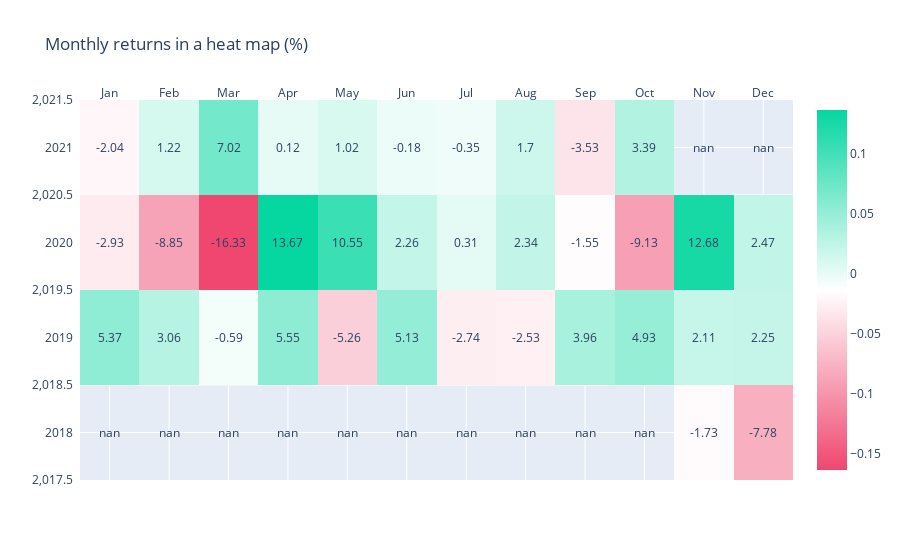

Here is the notebook cell this chart was saved with:
### Code cell
import plotly.graph_objects as go

months = ['Jan', 'Feb', 'Mar', 'Apr', 'May', 'Jun', 'Jul', 'Aug', 'Sep', 'Oct', 'Nov', 'Dec']
years = [i for i in np.arange(2018, 2021+1, 1)]
monthly_returns = monthly_return_etf

annotations = go.Annotations()
for n, row in enumerate(monthly_returns):
    for m, val in enumerate(row):
        annotations.append(go.Annotation(text=str(round(monthly_returns[n][m]*100,2)), x=months[m], y=years[n],
                                         xref='x1', yref='y1', showarrow=False))
colorscale = [[0, '#ef476f'], [0.5, 'white'], [1, '#06d6a0']]

trace = go.Heatmap(x=months, y=years, z=monthly_returns, colorscale=colorscale, showscale=True)

fig = go.Figure(data=go.Data([trace]))
fig['layout'].update(
    title="Monthly returns in a heat map (%)",
    annotations=annotations,
    xaxis=go.XAxis(ticks='', side='top'),
    yaxis=go.YAxis(ticks='', ticksuffix='  '),  # ticksuffix is a workaround to add a bit of padding
#     width=1200,
#     height=700,
    autosize=True
)

fig.show()

### Figure 1 — Plotly figure (JSON) as saved in the notebook; plotly's stock layout.template omitted (floating-point values rounded to 4 significant figures)
{"data": [{"colorscale": [[0, "#ef476f"], [0.5, "white"], [1, "#06d6a0"]], "showscale": true, "type": "heatmap", "x": ["Jan", "Feb", "Mar", "Apr", "May", "Jun", "Jul", "Aug", "Sep", "Oct", "Nov", "Dec"], "y": [2018, 2019, 2020, 2021], "z": [[null, null, null, null, null, null, null, null, null, null, -0.01732, -0.07778], [0.05372, 0.03056, -0.005911, 0.05551, -0.05258, 0.05126, -0.02738, -0.02532, 0.03963, 0.0493, 0.02107, 0.02252], [-0.02931, -0.08848, -0.1633, 0.1367, 0.1055, 0.02261, 0.003063, 0.02335, -0.01555, -0.09135, 0.1268, 0.02472], [-0.02039, 0.01224, 0.07022, 0.001245, 0.01018, -0.001816, -0.003474, 0.01696, -0.03531, 0.03389, null, null]]}], "layout": {"annotations": [{"showarrow": false, "text": "nan", "x": "Jan", "xref": "x", "y": 2018, "yref": "y"}, {"showarrow": false, "text": "nan", "x": "Feb", "xref": "x", "y": 2018, "yref": "y"}, {"showarrow": false, "text": "nan", "x": "Mar", "xref": "x", "y": 2018, "yref": "y"}, {"showarrow": false, "text": "nan", "x": "Apr", "xref": "x", "y": 2018, "yref": "y"}, {"showarrow": false, "text": "nan", "x": "May", "xref": "x", "y": 2018, "yref": "y"}, {"showarrow": false, "text": "nan", "x": "Jun", "xref": "x", "y": 2018, "yref": "y"}, {"showarrow": false, "text": "nan", "x": "Jul", "xref": "x", "y": 2018, "yref": "y"}, {"showarrow": false, "text": "nan", "x": "Aug", "xref": "x", "y": 2018, "yref": "y"}, {"showarrow": false, "text": "nan", "x": "Sep", "xref": "x", "y": 2018, "yref": "y"}, {"showarrow": false, "text": "nan", "x": "Oct", "xref": "x", "y": 2018, "yref": "y"}, {"showarrow": false, "text": "-1.73", "x": "Nov", "xref": "x", "y": 2018, "yref": "y"}, {"showarrow": false, "text": "-7.78", "x": "Dec", "xref": "x", "y": 2018, "yref": "y"}, {"showarrow": false, "text": "5.37", "x": "Jan", "xref": "x", "y": 2019, "yref": "y"}, {"showarrow": false, "text": "3.06", "x": "Feb", "xref": "x", "y": 2019, "yref": "y"}, {"showarrow": false, "text": "-0.59", "x": "Mar", "xref": "x", "y": 2019, "yref": "y"}, {"showarrow": false, "text": "5.55", "x": "Apr", "xref": "x", "y": 2019, "yref": "y"}, {"showarrow": false, "text": "-5.26", "x": "May", "xref": "x", "y": 2019, "yref": "y"}, {"showarrow": false, "text": "5.13", "x": "Jun", "xref": "x", "y": 2019, "yref": "y"}, {"showarrow": false, "text": "-2.74", "x": "Jul", "xref": "x", "y": 2019, "yref": "y"}, {"showarrow": false, "text": "-2.53", "x": "Aug", "xref": "x", "y": 2019, "yref": "y"}, {"showarrow": false, "text": "3.96", "x": "Sep", "xref": "x", "y": 2019, "yref": "y"}, {"showarrow": false, "text": "4.93", "x": "Oct", "xref": "x", "y": 2019, "yref": "y"}, {"showarrow": false, "text": "2.11", "x": "Nov", "xref": "x", "y": 2019, "yref": "y"}, {"showarrow": false, "text": "2.25", "x": "Dec", "xref": "x", "y": 2019, "yref": "y"}, {"showarrow": false, "text": "-2.93", "x": "Jan", "xref": "x", "y": 2020, "yref": "y"}, {"showarrow": false, "text": "-8.85", "x": "Feb", "xref": "x", "y": 2020, "yref": "y"}, {"showarrow": false, "text": "-16.33", "x": "Mar", "xref": "x", "y": 2020, "yref": "y"}, {"showarrow": false, "text": "13.67", "x": "Apr", "xref": "x", "y": 2020, "yref": "y"}, {"showarrow": false, "text": "10.55", "x": "May", "xref": "x", "y": 2020, "yref": "y"}, {"showarrow": false, "text": "2.26", "x": "Jun", "xref": "x", "y": 2020, "yref": "y"}, {"showarrow": false, "text": "0.31", "x": "Jul", "xref": "x", "y": 2020, "yref": "y"}, {"showarrow": false, "text": "2.34", "x": "Aug", "xref": "x", "y": 2020, "yref": "y"}, {"showarrow": false, "text": "-1.55", "x": "Sep", "xref": "x", "y": 2020, "yref": "y"}, {"showarrow": false, "text": "-9.13", "x": "Oct", "xref": "x", "y": 2020, "yref": "y"}, {"showarrow": false, "text": "12.68", "x": "Nov", "xref": "x", "y": 2020, "yref": "y"}, {"showarrow": false, "text": "2.47", "x": "Dec", "xref": "x", "y": 2020, "yref": "y"}, {"showarrow": false, "text": "-2.04", "x": "Jan", "xref": "x", "y": 2021, "yref": "y"}, {"showarrow": false, "text": "1.22", "x": "Feb", "xref": "x", "y": 2021, "yref": "y"}, {"showarrow": false, "text": "7.02", "x": "Mar", "xref": "x", "y": 2021, "yref": "y"}, {"showarrow": false, "text": "0.12", "x": "Apr", "xref": "x", "y": 2021, "yref": "y"}, {"showarrow": false, "text": "1.02", "x": "May", "xref": "x", "y": 2021, "yref": "y"}, {"showarrow": false, "text": "-0.18", "x": "Jun", "xref": "x", "y": 2021, "yref": "y"}, {"showarrow": false, "text": "-0.35", "x": "Jul", "xref": "x", "y": 2021, "yref": "y"}, {"showarrow": false, "text": "1.7", "x": "Aug", "xref": "x", "y": 2021, "yref": "y"}, {"showarrow": false, "text": "-3.53", "x": "Sep", "xref": "x", "y": 2021, "yref": "y"}, {"showarrow": false, "text": "3.39", "x": "Oct", "xref": "x", "y": 2021, "yref": "y"}, {"showarrow": false, "text": "nan", "x": "Nov", "xref": "x", "y": 2021, "yref": "y"}, {"showarrow": false, "text": "nan", "x": "Dec", "xref": "x", "y": 2021, "yref": "y"}], "autosize": true, "title": {"text": "Monthly returns in a heat map (%)"}, "xaxis": {"side": "top", "ticks": ""}, "yaxis": {"ticks": "", "ticksuffix": "  "}}}
